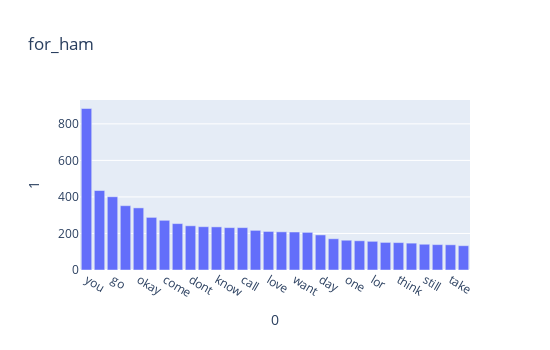

Notebook code cell kept with this figure:
### Code cell
import plotly.express as px
fig=px.bar(ham_df,x=0,y=1,title="for_ham")
fig.update_layout(width=550,height=350)
fig.show()

### Figure 1 — Plotly figure (JSON) as saved in the notebook; plotly's stock layout.template omitted (floating-point values rounded to 4 significant figures)
{"data": [{"hovertemplate": "0=%{x}<br>1=%{y}<extra></extra>", "legendgroup": "", "marker": {"color": "#636efa", "pattern": {"shape": ""}}, "name": "", "orientation": "v", "showlegend": false, "textposition": "auto", "type": "bar", "x": ["you", "im", "go", "get", "okay", "2", "come", "your", "dont", "got", "know", "like", "call", "time", "love", "good", "want", "ill", "day", "need", "one", "4", "lor", "home", "think", "see", "still", "yeah", "take", "tell"], "xaxis": "x", "y": [884, 435, 401, 352, 340, 288, 272, 254, 242, 237, 236, 232, 232, 217, 211, 209, 208, 206, 192, 171, 163, 160, 157, 151, 150, 147, 141, 139, 138, 133], "yaxis": "y"}], "layout": {"barmode": "relative", "height": 350, "legend": {"tracegroupgap": 0}, "title": {"text": "for_ham"}, "width": 550, "xaxis": {"anchor": "y", "domain": [0, 1], "title": {"text": "0"}}, "yaxis": {"anchor": "x", "domain": [0, 1], "title": {"text": "1"}}}}
